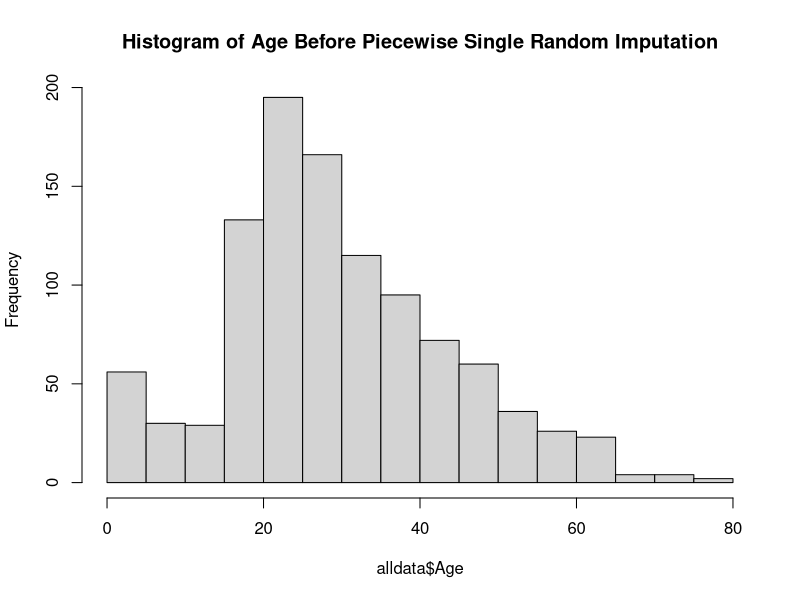
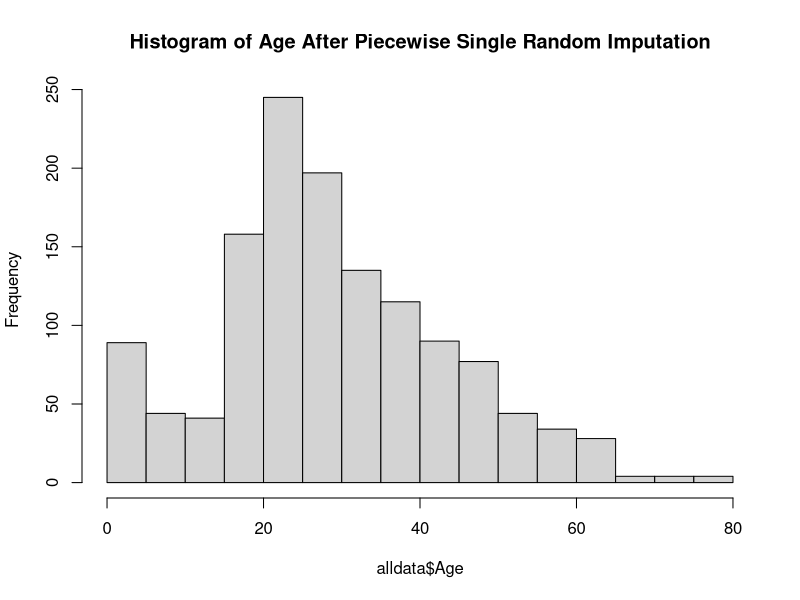

These charts were generated, in order, by the following R code: (Note: this script raises an error after producing the figures.)
#R code for chapter 9 of DSILT: Statistics

setwd("C:/Users/Nick/Documents/Word Documents/Data Science Books/DSILT Stats Code/01-05 and 09 Titanic Survival Prediction")

train <- read.csv("train_clean.csv", header=T)
test <- read.csv("test_clean.csv", header=T)
train$Set <- 'train'
test$Set <- 'test'
alldata <- rbind(train[,-which(colnames(train) %in% 'Survived')], test)

#-------------------------------------------------------------------------------------------------#
#-----------------------------------Final Feature Engineering-------------------------------------#
#-------------------------------------------------------------------------------------------------#

str(alldata)
head(alldata)

#Add calculated family size (siblings + spouse + parents + children + 1 for self)
alldata$Family_Size <- alldata$SibSp + alldata$Parch + 1

#Add simple binary variable to indicate whether a passenger had a family
alldata$Has_Family <- as.factor(ifelse(alldata$Family_Size > 1, 1, 0))

#Isolate titles from names
alldata$Name <- as.character(alldata$Name)
alldata$Title <- sapply(alldata$Name, FUN=function(x) {strsplit(x, split='[,.]')[[1]][2]})
#Remove the first space in the title
alldata$Title <- sub(' ', '', alldata$Title)

table(alldata$Title)

#Combine similar titles that mean the same thing
alldata$Title[alldata$Title %in% c('Dona', 'Jonkheer', 'Lady', 'Mlle', 'Mme', 'the Countess')] <- 'Mme'
alldata$Title[alldata$Title %in% c('Capt', 'Col', 'Don', 'Sir', 'Major')] <- 'Sir'
alldata$Title[alldata$Title %in% c('Miss', 'Ms')] <- 'Miss'
alldata$Title <- factor(alldata$Title)

alldata$Missing_Age <- ifelse(is.na(alldata$Age), 1, 0)

#Create distributions to sample from, and then perform piecewise single random imputation
age_dist_child <- alldata[!is.na(alldata$Age) & alldata$Age < 16, 'Age']
age_dist_adult <- alldata[!is.na(alldata$Age) & alldata$Age >= 16, 'Age']

hist(alldata$Age, main="Histogram of Age Before Piecewise Single Random Imputation")
alldata[is.na(alldata$Age) & alldata$Title %in% c('Master', 'Miss'), 'Age'] <- sapply(alldata[is.na(alldata$Age) & alldata$Title %in% c('Master', 'Miss'), 'Age'], FUN=function(x) {sample(age_dist_child, 1)})
alldata[is.na(alldata$Age), 'Age'] <- sapply(alldata[is.na(alldata$Age), 'Age'], FUN=function(x) {sample(age_dist_adult, 1)})
hist(alldata$Age, main="Histogram of Age After Piecewise Single Random Imputation")

#Child indicator
alldata$Is_Child <- ifelse(alldata$Age < 16, 1, 0)

#Dummy encode title - be sure to set fullRank=T to dummy encode instead of one-hot
library(caret)
dummies <- dummyVars( " ~ Title", data=alldata, fullRank=T)
dummyenc <- data.frame(predict(dummies, newdata=alldata))
alldata <- cbind(alldata, dummyenc)
colnames(alldata) <- gsub("[.]", "_", colnames(alldata))
rm('dummies', 'dummyenc')

#Remove the title column and one column from each group of the one-hot encoded column groups
alldata$Title <- NULL
alldata$Sex_female <- NULL
alldata$Embarked_C <- NULL
alldata$DeckA <- NULL

#Split back into training and test sets
train_clean_feats <- alldata[alldata$Set=='train',]
train_clean_feats$Set <- NULL
train_clean_feats$Survived <- train$Survived
test_clean_feats <- alldata[alldata$Set=='test',]
test_clean_feats$Set <- NULL
write.csv(train_clean_feats, file="train_clean_feats.csv", row.names=F)
write.csv(test_clean_feats, file="test_clean_feats.csv", row.names=F)

#-------------------------------------------------------------------------------------------------#
#--------------------------------------Logistic Regression----------------------------------------#
#-------------------------------------------------------------------------------------------------#

train <- read.csv("train_clean_feats.csv", header=T)
test <- read.csv("test_clean_feats.csv", header=T)
rm('train_clean_feats', 'test_clean_feats', 'age_dist_child', 'age_dist_adult')

######
#Testing assumptions

#Are all predictors quantitative or categorical with no more than 2 categories?
str(train)  #Oops!  Forgot to get rid of name
train$Name <- NULL
test$Name <- NULL
str(train)  #Yes - assumption met
str(test)   #Yes - assumption met

#Is there a linear relationship between the predictors and the logit?
#Cannot tell yet - need to build the model to get the observed vs predicted probabilities

#Is there multicollinearity among the predictors?
corm <- cor(train, use="pairwise.complete.obs")  
library(corrplot)
corrplot(corm, method="circle")    #Possible problems here

#Are the residuals homoskedastic?
#Cannot tell yet - need to build the model to get the residuals

#Are the residuals autocorrelated?
#Cannot tell yet - need to build the model to get the residuals

######
#Modeling

#Build logit model
logistic_reg <- glm(Survived ~ ., family=binomial(link='logit'), data=train)
summary(logistic_reg)

#Get rid of the highly correlated variables and try again
train <- train[,-which(colnames(train) %in% c('Fare', 'Family_Size', 'DeckZ', 
                                              'Title_Master', 'Title_Miss', 
                                              'Title_Mme', 'Title_Mr', 
                                              'Title_Mrs', 'Title_Rev', 
                                              'Title_Sir'))]
test <- test[,-which(colnames(test) %in% c('Fare', 'Family_Size', 'DeckZ', 
                                           'Title_Master', 'Title_Miss', 
                                           'Title_Mme', 'Title_Mr', 
                                           'Title_Mrs', 'Title_Rev', 
                                           'Title_Sir'))]
corm <- cor(train, use="pairwise.complete.obs")  
corrplot(corm, method="circle")
logistic_reg <- glm(Survived ~ ., family=binomial(link='logit'), data=train)
summary(logistic_reg)
#plot(logistic_reg)

anova(logistic_reg, test="Chisq")

#New model without insignificant predictors
new_logistic_reg <- glm(Survived ~ Pclass + Age + SibSp + Parch + Group_Size + 
                          Fare_Per_Person + Sex_male + DeckE + Ticket_Enc + 
                          Has_Family + Missing_Age + Is_Child, 
                        family=binomial(link='logit'), data=train)
summary(new_logistic_reg)
anova(new_logistic_reg, logistic_reg, test="Chisq")

#VIF test for multicollinearity
library(car)
vif(logistic_reg)

#DW test for autocorrelation - note this uses the car package
durbinWatsonTest(logistic_reg)

#Correlogram to look for significant lags in the residuals
acf(logistic_reg$residuals)

######
#Evaluating the model on new data

#Split training data into training and validation sets
set.seed(14)
train_indices <- createDataPartition(y=train$Survived, p=0.7, list=F)
train_new <- train[train_indices,]
validation <- train[-train_indices,]
logistic_reg <- glm(Survived ~ ., family=binomial(link='logit'), data=train_new)

#Make survival predictions for validation set
validation$Pred <- predict(logistic_reg, validation[,-21], type="response")
validation$Survived_Pred <- ifelse (validation$Pred >= 0.5, 1, 0)

#Evaluate the model using the log loss, AUC, and accuracy
library(MLmetrics)
LogLoss(validation$Survived_Pred, validation$Survived)
AUC(validation$Survived_Pred, validation$Survived)
Accuracy(validation$Survived_Pred, validation$Survived)
#View the confusion matrix with predicted values on the left
prop.table(table(validation$Survived_Pred, validation$Survived))
